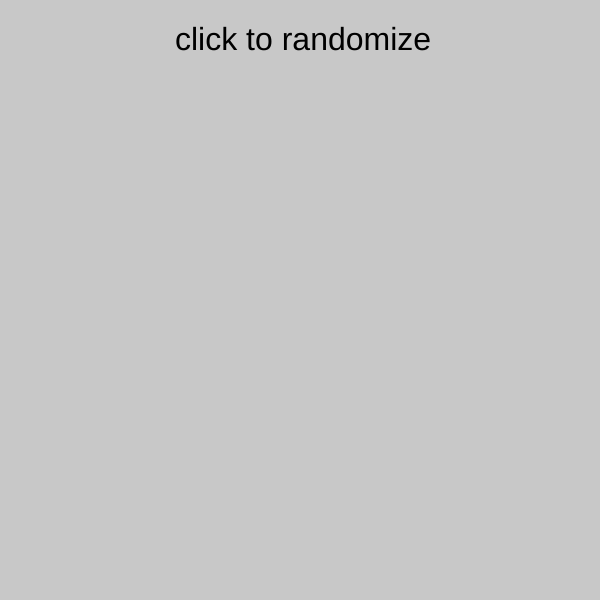
Frame 1 (no input)
Frame 60 (no input): identical to frame 1, image omitted
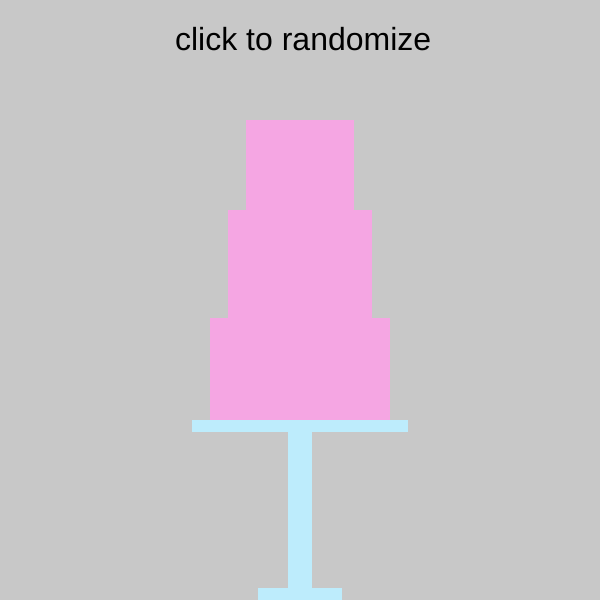
Frame 120 (the mouse pressed at the canvas centre since frame 60)

The p5.js sketch that drew these frames (run headless with seeded random() and noise() and a simulated clock; from frame 60 on, the mouse is pressed at the canvas centre):

// p5.js sketch
// ── sketch.js
//cake flavors
let cake = [{
  name: "vanilla", 
  frosting: "chocolate"
}, {
  name: "confetti", 
  frosting: "nutella"
}, {
    name: "carrot", 
  frosting: "cream cheese"
}, {
    name: "lemon", 
  frosting: "vanilla"
}, {
  name: "chocolate", 
  frosting: "peanut butter"
}, {
  name: "red velvet", 
  frosting: "oreo"
}];

let randomIndex;
let animating = false;


function setup() {
  createCanvas(600, 600);
  background(200);
  textSize(32);
  
  text("click to randomize", 175, 50);
  
  
}

function draw() {
  
  if(animating == true){
     noStroke();
  fill(189, 236, 252);
  beginShape();
  vertex(width * .43, height * 1);
  vertex(width * .43, height * .98);
  vertex(width * .57, height * .98);
  vertex(width * .57, height * 1);
  endShape(CLOSE);
  
   noStroke();
  fill(189, 236, 252);
  beginShape();
  vertex(width * .48, height * 1);
  vertex(width * .48, height * .72);
  vertex(width * .52, height * .72);
  vertex(width * .52, height * 1);
  endShape(CLOSE);
  
  noStroke();
  fill(189, 236, 252);
  beginShape();
  vertex(width * .32, height * .72);
  vertex(width * .32, height * .7);
  vertex(width * .68, height * .7);
  vertex(width * .68, height * .72);
  endShape(CLOSE);

  beginShape();
    fill(245, 166, 227);
  vertex(width * .35, height * .7);
  vertex(width * .35, height * .53);
  vertex(width * .65, height * .53);
  vertex(width * .65, height * .7);
  endShape(CLOSE);

   //cake middle
  noStroke();
fill(245, 166, 227);
  beginShape();
  vertex(width * .38, height * .53);
  vertex(width * .38, height * .35);
  vertex(width * .62, height * .35);
  vertex(width * .62, height * .53);
  endShape(CLOSE);

   //cake top
  noStroke();
    fill(245, 166, 227);
  beginShape();
  vertex(width * .41, height * .35);
  vertex(width * .41, height * .2);
  vertex(width * .59, height * .2);
  vertex(width * .59, height * .35);
  endShape(CLOSE);

    
  }

}

function randomizer(){
  animating = false
    if (cake [0]){
 background(random(200, 255));
 randomIndex = int(random(cake.length));
 //text('${cake[randomIndex].name}'s frosting is 
 // ${cake[randomIndex].frosting}', 50, 50);
  text(cake[randomIndex].name + "'s frosting is " +       cake[randomIndex].frosting, 75, 50);
  cake.splice(randomIndex, 1);
} else{
  background(random(200, 255));
  text("nothing left!",100, 50);
}

}

function mousePressed() {
  animating = true;
  setTimeout(randomizer, 1000);
  

}
